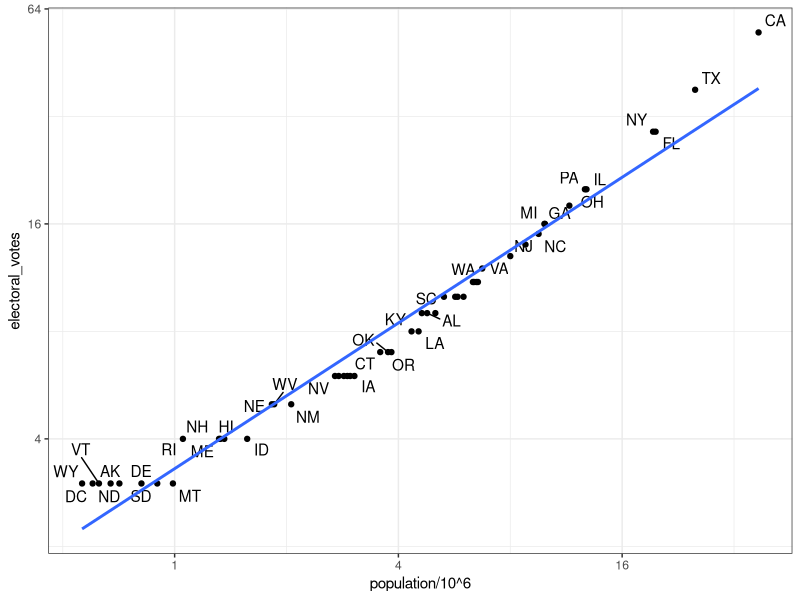

Write the R code that produced this figure.
library(tidyverse)
library(ggrepel)
library(dslabs)
ds_theme_set()
data(murders)
head(murders)

# import US election results data
data(polls_us_election_2016)
head(results_us_election_2016)
identical (results_us_election_2016$state, murders$state)

# join the murders table and US election results table
tab <- left_join(murders, results_us_election_2016, by = "state")
head(tab)

# plot electoral votes versus population
tab %>% ggplot(aes(population/10^6, electoral_votes, label = abb)) +
  geom_point() + 
  geom_text_repel() +
  scale_x_continuous(trans = "log2") +
  scale_y_continuous(trans = "log2") +
  geom_smooth(method = "lm", se = FALSE)

# make two smaller tables to demonstrate joins
tab1 <- slice(murders, 1:6) %>% select(state, population)
tab1
tab2 <- slice(results_us_election_2016, c(1:3, 5, 7:8)) %>% select(state, electoral_votes)
tab2


# experiment with different joins
left_join(tab1, tab2)

tab1 %>% left_join(tab2)
tab1 %>% right_join(tab2)
inner_join(tab1, tab2)
semi_join(tab1, tab2)
anti_join(tab1, tab2)
full_join(tab1, tab2)
